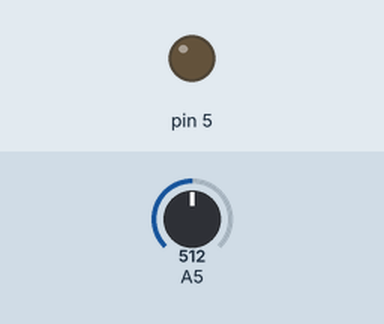
This sketch was run on a simulated Arduino Uno, built with avr-gcc and run on an emulated ATmega328P. Parts: output pins drawn as LEDs (lit = HIGH). Inputs (shaded band) come from the test bench; at power-on: A5 = 512.

Above: at 1.2 s.
1.3 s: A5 set to 716
At 2.1 s:
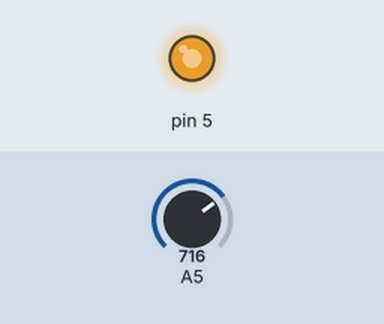
2.8 s: A5 set to 754
At 3.2 s:
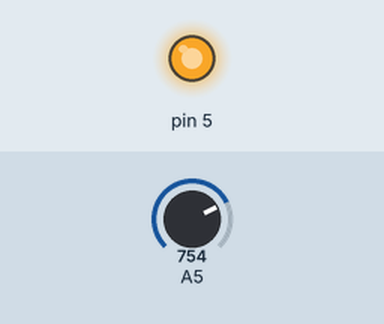
4.3 s: A5 set to 768
At 5.5 s:
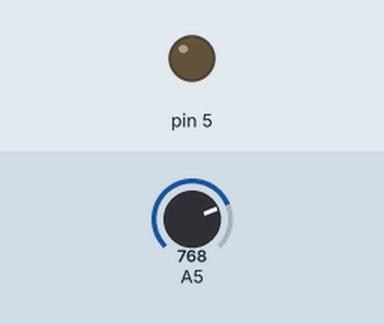
5.8 s: A5 set to 900
At 6.7 s:
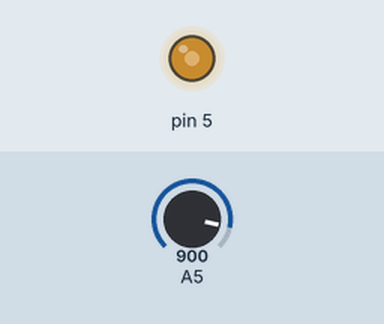
7.3 s: A5 set to 306
At 7.8 s:
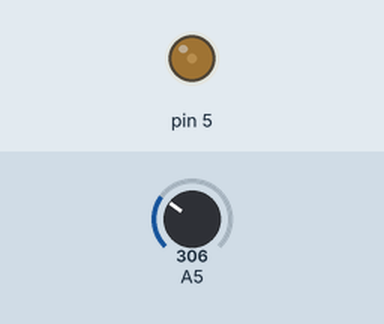
8.8 s: A5 set to 0
At 10.2 s:
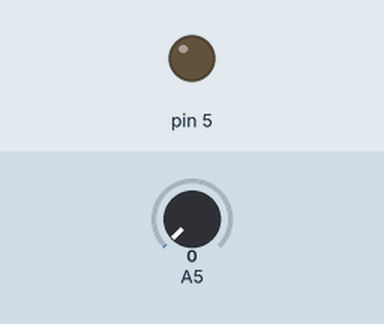
Timing chart, 0 to 11.3 s (numbered marks = the images above; inputs shaded):
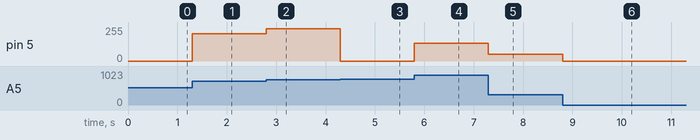

Measured:
- the behaviour switches between 767 and 768 on A5 (found by bisection; images 2 and 3)
- after the input at 1.3 s, pin 5: 0/255 → 204/255 at once
- after the input at 2.8 s, pin 5: 204/255 → 242/255 at once
- after the input at 4.3 s, pin 5: 242/255 → 0/255 at once
- after the input at 5.8 s, pin 5: 0/255 → 132/255 at once
- after the input at 7.3 s, pin 5: 132/255 → 50/255 at once
- after the input at 8.8 s, pin 5: 50/255 → 0/255 at once

The sketch:

User_Program2_2.ino
```cpp
#include <Potentiometer.h>

#include <Led.h>


/*Software 1073 Arduino BoeBots
User Program
Method stubs are pre-made. add your own code to complete the challenge!

Program Task: Dim the led on pin 5 using the potentiometer, so that as the potentiometer is turned, the brightness is adjusted
Feel free to view the example program within the same folder if you need help!
*/

Led* redLed = new Led(5);
Potentiometer* pot = new Potentiometer(A5);

void setup()
{

}

void loop()
{
  redLed->turnOnDim(pot->getValue());
}
```
